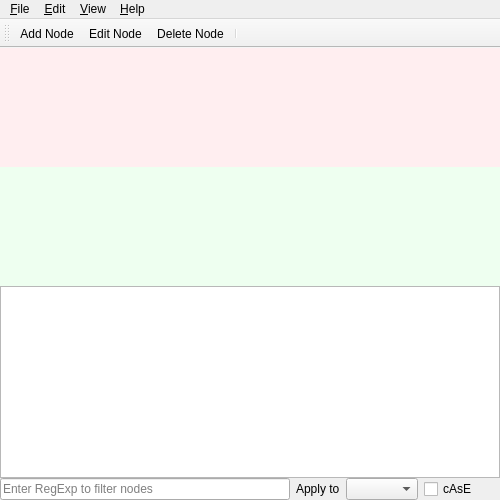
<?xml version="1.0" encoding="UTF-8"?>
<ui version="4.0">
 <class>MainWindow</class>
 <widget class="QMainWindow" name="MainWindow">
  <property name="geometry">
   <rect>
    <x>0</x>
    <y>0</y>
    <width>500</width>
    <height>500</height>
   </rect>
  </property>
  <property name="minimumSize">
   <size>
    <width>500</width>
    <height>400</height>
   </size>
  </property>
  <property name="windowIcon">
   <iconset>
    <normaloff>:/icon32</normaloff>:/icon32</iconset>
  </property>
  <widget class="QWidget" name="centralWidget">
   <layout class="QVBoxLayout" name="verticalLayout">
    <property name="spacing">
     <number>0</number>
    </property>
    <property name="leftMargin">
     <number>0</number>
    </property>
    <property name="topMargin">
     <number>0</number>
    </property>
    <property name="rightMargin">
     <number>0</number>
    </property>
    <property name="bottomMargin">
     <number>0</number>
    </property>
    <item>
     <widget class="QLabel" name="allDataFilteredOutLabel">
      <property name="sizePolicy">
       <sizepolicy hsizetype="Expanding" vsizetype="Expanding">
        <horstretch>0</horstretch>
        <verstretch>0</verstretch>
       </sizepolicy>
      </property>
      <property name="font">
       <font>
        <pointsize>11</pointsize>
        <italic>true</italic>
       </font>
      </property>
      <property name="styleSheet">
       <string notr="true">background-color:#ffeef0;color:#ff2a2a;</string>
      </property>
      <property name="alignment">
       <set>Qt::AlignmentFlag::AlignCenter</set>
      </property>
      <property name="wordWrap">
       <bool>true</bool>
      </property>
      <property name="margin">
       <number>80</number>
      </property>
     </widget>
    </item>
    <item>
     <widget class="QLabel" name="noDataLabel">
      <property name="sizePolicy">
       <sizepolicy hsizetype="Expanding" vsizetype="Expanding">
        <horstretch>0</horstretch>
        <verstretch>0</verstretch>
       </sizepolicy>
      </property>
      <property name="font">
       <font>
        <pointsize>11</pointsize>
        <italic>true</italic>
       </font>
      </property>
      <property name="styleSheet">
       <string notr="true">background-color:#eefff0;color:#665544;</string>
      </property>
      <property name="alignment">
       <set>Qt::AlignmentFlag::AlignCenter</set>
      </property>
      <property name="wordWrap">
       <bool>true</bool>
      </property>
      <property name="margin">
       <number>80</number>
      </property>
     </widget>
    </item>
    <item>
     <widget class="QTableView" name="tableView">
      <property name="alternatingRowColors">
       <bool>true</bool>
      </property>
      <property name="selectionBehavior">
       <enum>QAbstractItemView::SelectionBehavior::SelectRows</enum>
      </property>
     </widget>
    </item>
    <item>
     <widget class="QWidget" name="searchContainer" native="true">
      <layout class="QHBoxLayout" name="searchContainer_layout">
       <property name="leftMargin">
        <number>0</number>
       </property>
       <property name="topMargin">
        <number>0</number>
       </property>
       <property name="rightMargin">
        <number>0</number>
       </property>
       <property name="bottomMargin">
        <number>0</number>
       </property>
       <item>
        <widget class="QLineEdit" name="lineEdit_search">
         <property name="placeholderText">
          <string>Enter RegExp to filter nodes</string>
         </property>
        </widget>
       </item>
       <item>
        <widget class="QLabel" name="label">
         <property name="enabled">
          <bool>true</bool>
         </property>
         <property name="text">
          <string>Apply to</string>
         </property>
        </widget>
       </item>
       <item>
        <widget class="QComboBox" name="comboBox_search"/>
       </item>
       <item>
        <widget class="QCheckBox" name="checkBox_search">
         <property name="toolTip">
          <string>Check to enable case sensitive search</string>
         </property>
         <property name="text">
          <string>cAsE</string>
         </property>
        </widget>
       </item>
       <item>
        <widget class="QToolButton" name="toolButton">
         <property name="cursor">
          <cursorShape>PointingHandCursor</cursorShape>
         </property>
         <property name="styleSheet">
          <string notr="true">padding:0;</string>
         </property>
         <property name="icon">
          <iconset resource="passcave-gui.qrc">
           <normaloff>:/close-inactive.png</normaloff>
           <activeoff>:/close.png</activeoff>:/close-inactive.png</iconset>
         </property>
         <property name="iconSize">
          <size>
           <width>12</width>
           <height>12</height>
          </size>
         </property>
         <property name="autoRaise">
          <bool>true</bool>
         </property>
        </widget>
       </item>
      </layout>
     </widget>
    </item>
   </layout>
  </widget>
  <widget class="QMenuBar" name="menuBar">
   <property name="geometry">
    <rect>
     <x>0</x>
     <y>0</y>
     <width>500</width>
     <height>21</height>
    </rect>
   </property>
   <widget class="QMenu" name="menuTitle_of_the_document">
    <property name="title">
     <string>&amp;File</string>
    </property>
    <widget class="QMenu" name="menuOpenRecent">
     <property name="title">
      <string>Open Recent</string>
     </property>
     <addaction name="separator"/>
     <addaction name="actionClearRecent"/>
    </widget>
    <addaction name="actionNew"/>
    <addaction name="separator"/>
    <addaction name="actionOpen"/>
    <addaction name="menuOpenRecent"/>
    <addaction name="actionReload"/>
    <addaction name="actionReadOnly"/>
    <addaction name="separator"/>
    <addaction name="actionSave"/>
    <addaction name="actionSaveAs"/>
    <addaction name="actionSaveCopy"/>
    <addaction name="actionAutosave"/>
    <addaction name="separator"/>
    <addaction name="actionProperties"/>
    <addaction name="actionClose"/>
    <addaction name="actionExit"/>
   </widget>
   <widget class="QMenu" name="menuEdit">
    <property name="title">
     <string>&amp;Edit</string>
    </property>
    <widget class="QMenu" name="menuMoveNode">
     <property name="title">
      <string>Move Node(s)</string>
     </property>
     <addaction name="actionMoveUp"/>
     <addaction name="actionMoveDown"/>
     <addaction name="separator"/>
     <addaction name="actionMoveTop"/>
     <addaction name="actionMoveBottom"/>
    </widget>
    <widget class="QMenu" name="menuCopy">
     <property name="title">
      <string>Copy</string>
     </property>
    </widget>
    <widget class="QMenu" name="menuGoto">
     <property name="title">
      <string>Go to</string>
     </property>
    </widget>
    <addaction name="actionSearch"/>
    <addaction name="separator"/>
    <addaction name="actionGenerateAndCopy2FA"/>
    <addaction name="menuCopy"/>
    <addaction name="menuGoto"/>
    <addaction name="separator"/>
    <addaction name="actionAddNode"/>
    <addaction name="actionEditNode"/>
    <addaction name="actionDeleteNode"/>
    <addaction name="menuMoveNode"/>
    <addaction name="separator"/>
    <addaction name="actionCreateProperty"/>
    <addaction name="actionRemoveProperty"/>
    <addaction name="actionAddMissingProperties"/>
    <addaction name="separator"/>
    <addaction name="actionObscurePasswords"/>
    <addaction name="actionPreferences"/>
   </widget>
   <widget class="QMenu" name="menuView">
    <property name="title">
     <string>&amp;View</string>
    </property>
    <widget class="QMenu" name="menuDisplayDensity">
     <property name="title">
      <string>Display Density</string>
     </property>
     <addaction name="actionDensityHigh"/>
     <addaction name="actionDensityMedium"/>
     <addaction name="actionDensityLow"/>
     <addaction name="actionDensityVeryLow"/>
    </widget>
    <widget class="QMenu" name="menuDisplayColumns">
     <property name="title">
      <string>Display Columns</string>
     </property>
    </widget>
    <widget class="QMenu" name="menuSort">
     <property name="title">
      <string>Sort By</string>
     </property>
    </widget>
    <addaction name="menuDisplayDensity"/>
    <addaction name="menuDisplayColumns"/>
    <addaction name="separator"/>
    <addaction name="menuSort"/>
    <addaction name="separator"/>
    <addaction name="actionShowToolbar"/>
   </widget>
   <widget class="QMenu" name="menuHelp">
    <property name="title">
     <string>&amp;Help</string>
    </property>
    <addaction name="actionAbout"/>
   </widget>
   <addaction name="menuTitle_of_the_document"/>
   <addaction name="menuEdit"/>
   <addaction name="menuView"/>
   <addaction name="menuHelp"/>
  </widget>
  <widget class="QToolBar" name="toolBar">
   <property name="windowTitle">
    <string>toolBar</string>
   </property>
   <property name="iconSize">
    <size>
     <width>32</width>
     <height>32</height>
    </size>
   </property>
   <attribute name="toolBarArea">
    <enum>TopToolBarArea</enum>
   </attribute>
   <attribute name="toolBarBreak">
    <bool>false</bool>
   </attribute>
   <addaction name="actionAddNode"/>
   <addaction name="actionEditNode"/>
   <addaction name="actionDeleteNode"/>
   <addaction name="separator"/>
  </widget>
  <action name="actionAbout">
   <property name="text">
    <string>About Passcave...</string>
   </property>
   <property name="menuRole">
    <enum>QAction::MenuRole::AboutRole</enum>
   </property>
  </action>
  <action name="actionOpen">
   <property name="text">
    <string>Open...</string>
   </property>
   <property name="shortcut">
    <string>Ctrl+O</string>
   </property>
  </action>
  <action name="actionClose">
   <property name="text">
    <string>Close</string>
   </property>
   <property name="shortcut">
    <string>Ctrl+W</string>
   </property>
  </action>
  <action name="actionExit">
   <property name="text">
    <string>Exit</string>
   </property>
   <property name="shortcut">
    <string>Ctrl+Q</string>
   </property>
   <property name="menuRole">
    <enum>QAction::MenuRole::QuitRole</enum>
   </property>
  </action>
  <action name="actionSave">
   <property name="text">
    <string>Save</string>
   </property>
   <property name="shortcut">
    <string>Ctrl+S</string>
   </property>
  </action>
  <action name="actionSaveAs">
   <property name="text">
    <string>Save As...</string>
   </property>
   <property name="shortcut">
    <string>Ctrl+Shift+S</string>
   </property>
  </action>
  <action name="actionSaveCopy">
   <property name="text">
    <string>Save a Copy...</string>
   </property>
   <property name="shortcut">
    <string>Ctrl+Alt+Shift+S</string>
   </property>
  </action>
  <action name="actionSearch">
   <property name="checkable">
    <bool>true</bool>
   </property>
   <property name="text">
    <string>Search</string>
   </property>
   <property name="shortcut">
    <string>Ctrl+F</string>
   </property>
  </action>
  <action name="actionDeleteNode">
   <property name="icon">
    <iconset resource="passcave-gui.qrc">
     <normaloff>:/removeNode64.png</normaloff>
     <activeoff>:/removeNode64h.png</activeoff>:/removeNode64.png</iconset>
   </property>
   <property name="text">
    <string>Delete Node</string>
   </property>
   <property name="shortcut">
    <string>Del</string>
   </property>
  </action>
  <action name="actionAddNode">
   <property name="icon">
    <iconset resource="passcave-gui.qrc">
     <normaloff>:/addNode64.png</normaloff>
     <activeoff>:/addNode64h.png</activeoff>:/addNode64.png</iconset>
   </property>
   <property name="text">
    <string>Add Node...</string>
   </property>
   <property name="shortcut">
    <string>Ctrl+N</string>
   </property>
  </action>
  <action name="actionCreateProperty">
   <property name="text">
    <string>Create Property...</string>
   </property>
   <property name="shortcut">
    <string>Ctrl+P</string>
   </property>
   <property name="visible">
    <bool>false</bool>
   </property>
  </action>
  <action name="actionRemoveProperty">
   <property name="text">
    <string>Remove Property...</string>
   </property>
   <property name="shortcut">
    <string>Ctrl+Shift+P</string>
   </property>
   <property name="visible">
    <bool>false</bool>
   </property>
  </action>
  <action name="actionMoveUp">
   <property name="text">
    <string>Move Up</string>
   </property>
   <property name="shortcut">
    <string>Alt+U</string>
   </property>
  </action>
  <action name="actionMoveDown">
   <property name="text">
    <string>Move Down</string>
   </property>
   <property name="shortcut">
    <string>Alt+D</string>
   </property>
  </action>
  <action name="actionMoveTop">
   <property name="text">
    <string>Move to the Top</string>
   </property>
   <property name="shortcut">
    <string>Alt+T</string>
   </property>
  </action>
  <action name="actionMoveBottom">
   <property name="text">
    <string>Move to the Bottom</string>
   </property>
   <property name="shortcut">
    <string>Alt+B</string>
   </property>
  </action>
  <action name="actionPreferences">
   <property name="text">
    <string>Preferences...</string>
   </property>
   <property name="menuRole">
    <enum>QAction::MenuRole::PreferencesRole</enum>
   </property>
  </action>
  <action name="actionAutosave">
   <property name="checkable">
    <bool>true</bool>
   </property>
   <property name="text">
    <string>Auto-Save on Close</string>
   </property>
  </action>
  <action name="actionClearRecent">
   <property name="text">
    <string>Clear Menu</string>
   </property>
  </action>
  <action name="actionNew">
   <property name="text">
    <string>New File</string>
   </property>
   <property name="shortcut">
    <string>Ctrl+Shift+O</string>
   </property>
  </action>
  <action name="actionObscurePasswords">
   <property name="checkable">
    <bool>true</bool>
   </property>
   <property name="text">
    <string>Obscure Passwords</string>
   </property>
   <property name="shortcut">
    <string>Ctrl+H</string>
   </property>
  </action>
  <action name="actionReload">
   <property name="text">
    <string>Reload</string>
   </property>
  </action>
  <action name="actionReadOnly">
   <property name="checkable">
    <bool>true</bool>
   </property>
   <property name="text">
    <string>Read Only</string>
   </property>
  </action>
  <action name="actionDensityHigh">
   <property name="checkable">
    <bool>true</bool>
   </property>
   <property name="text">
    <string>High</string>
   </property>
  </action>
  <action name="actionDensityMedium">
   <property name="checkable">
    <bool>true</bool>
   </property>
   <property name="text">
    <string>Medium</string>
   </property>
  </action>
  <action name="actionDensityLow">
   <property name="checkable">
    <bool>true</bool>
   </property>
   <property name="text">
    <string>Low</string>
   </property>
  </action>
  <action name="actionEditNode">
   <property name="icon">
    <iconset resource="passcave-gui.qrc">
     <normaloff>:/editNode64.png</normaloff>
     <activeoff>:/editNode64h.png</activeoff>:/editNode64.png</iconset>
   </property>
   <property name="text">
    <string>Edit Node...</string>
   </property>
   <property name="shortcut">
    <string>Ctrl+E</string>
   </property>
  </action>
  <action name="actionDensityVeryLow">
   <property name="checkable">
    <bool>true</bool>
   </property>
   <property name="text">
    <string>Very Low</string>
   </property>
  </action>
  <action name="actionShowToolbar">
   <property name="checkable">
    <bool>true</bool>
   </property>
   <property name="text">
    <string>Show Toolbar</string>
   </property>
  </action>
  <action name="actionProperties">
   <property name="text">
    <string>Properties...</string>
   </property>
  </action>
  <action name="actionAddMissingProperties">
   <property name="text">
    <string>Add Missing Properties</string>
   </property>
   <property name="menuRole">
    <enum>QAction::MenuRole::TextHeuristicRole</enum>
   </property>
  </action>
  <action name="actionGenerateAndCopy2FA">
   <property name="text">
    <string>Generate and Copy 2FA</string>
   </property>
   <property name="menuRole">
    <enum>QAction::MenuRole::TextHeuristicRole</enum>
   </property>
  </action>
 </widget>
 <layoutdefault spacing="6" margin="11"/>
 <resources>
  <include location="passcave-gui.qrc"/>
 </resources>
 <connections/>
</ui>
